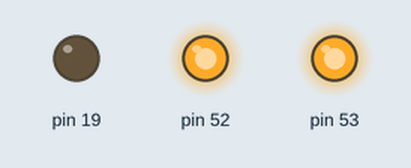
The sketch below on a simulated Arduino Mega 2560, built with avr-gcc and run on an emulated ATmega2560. Shown: output pins drawn as LEDs (lit = HIGH).

Above: at 0.06 s.
At 39.63 s:
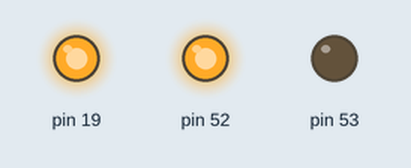
Timing chart, 0 to 40.0 s (numbered marks = the images above):
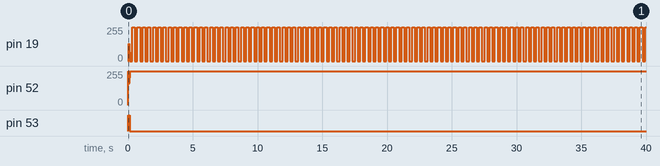

The sketch:

16bitupload.ino
```cpp
int prog[8][51]={
    {0,0,0,0,0,0,0,0, 0,0,0,0,0,0,0,0, 1,0,0, 1,1,1,1,1,1,1,1, 1,1,1,1,1,1,1,1, 0,0,0,0,0,0,0,0, 0,0,0,0,0,0,0,1},
    {0,0,0,0,0,0,0,0, 0,0,0,0,0,0,0,1, 1,0,1, 1,1,1,1,1,1,1,1, 1,1,1,1,1,1,1,1, 0,0,0,0,0,0,0,0, 0,0,0,0,0,0,1,0},
    {0,0,0,0,0,0,0,0, 0,0,0,0,0,0,1,0, 1,0,0, 1,1,1,1,1,1,1,1, 1,1,1,1,1,1,1,1, 0,0,0,0,0,0,0,0, 0,0,0,0,0,0,1,1},
    {0,0,0,0,0,0,0,0, 0,0,0,0,0,0,1,1, 1,1,1, 1,1,1,1,1,1,1,1, 1,1,1,1,1,1,1,1, 0,0,0,0,0,0,0,0, 0,0,0,0,0,1,0,0},
    {0,0,0,0,0,0,0,0, 0,0,0,0,0,1,0,0, 0,0,1, 1,1,1,1,1,1,1,1, 1,1,1,1,1,1,1,1, 0,0,0,0,0,0,0,0, 0,0,0,0,0,1,0,1},
    {0,0,0,0,0,0,0,0, 0,0,0,0,0,1,0,1, 0,1,0, 1,1,1,1,1,1,1,1, 1,1,1,1,1,1,1,1, 0,0,0,0,0,0,0,0, 0,0,0,0,0,1,1,0},
    {0,0,0,0,0,0,0,0, 0,0,0,0,0,1,1,0, 0,1,1, 1,1,1,1,1,1,1,1, 1,1,1,1,1,1,1,1, 0,0,0,0,0,0,0,0, 0,0,0,0,0,1,1,1},
    {0,0,0,0,0,0,0,0, 0,0,0,0,0,1,1,1, 0,1,0, 0,0,0,0,1,1,1,1, 1,1,1,1,1,1,1,1, 0,0,0,0,0,0,0,0, 0,0,0,0,0,0,0,0}};


void setup() {
  int i, j;

  for (i = 0; i < 54; i++)
    pinMode(i, OUTPUT);

  digitalWrite(52, HIGH);
  digitalWrite(53, HIGH);

  for (i = 0; i < 16; i++, delay(5))
    if (i%2)
      digitalWrite(19, HIGH);
    else
      digitalWrite(19, LOW);

  for (i = 0; i < 8; i++) {
    for (j = 0; j < 52; j++)
      digitalWrite(j, LOW);
    digitalWrite(50, HIGH);
    digitalWrite(17, HIGH);

    delay(1);
    digitalWrite(52, LOW);
    delay(1);
    digitalWrite(52, HIGH);
    delay(1);

    for (j = 0; j < 52; j++)
      digitalWrite(j, LOW);
    digitalWrite(51, HIGH);
    digitalWrite(17, HIGH);

    delay(1);
    digitalWrite(52, LOW);
    delay(1);
    digitalWrite(52, HIGH);
    delay(1);
  }

  digitalWrite(52, HIGH);
  digitalWrite(53, LOW);

  for (i = 0; i < 52; i++)
    if (i != 19)
      pinMode(i, INPUT);

  for (i = 0; i < 16000; i++, delay(200))
    if (i%2)
      digitalWrite(19, HIGH);
    else
      digitalWrite(19, LOW);
}

void loop() {
  // put your main code here, to run repeatedly:

}
```

Measured:
- by itself, pin 52: 0/255 → 255/255 at 0.00 s
- by itself, pin 53: LOW → HIGH at 0.00 s, → LOW 0.13 s later
